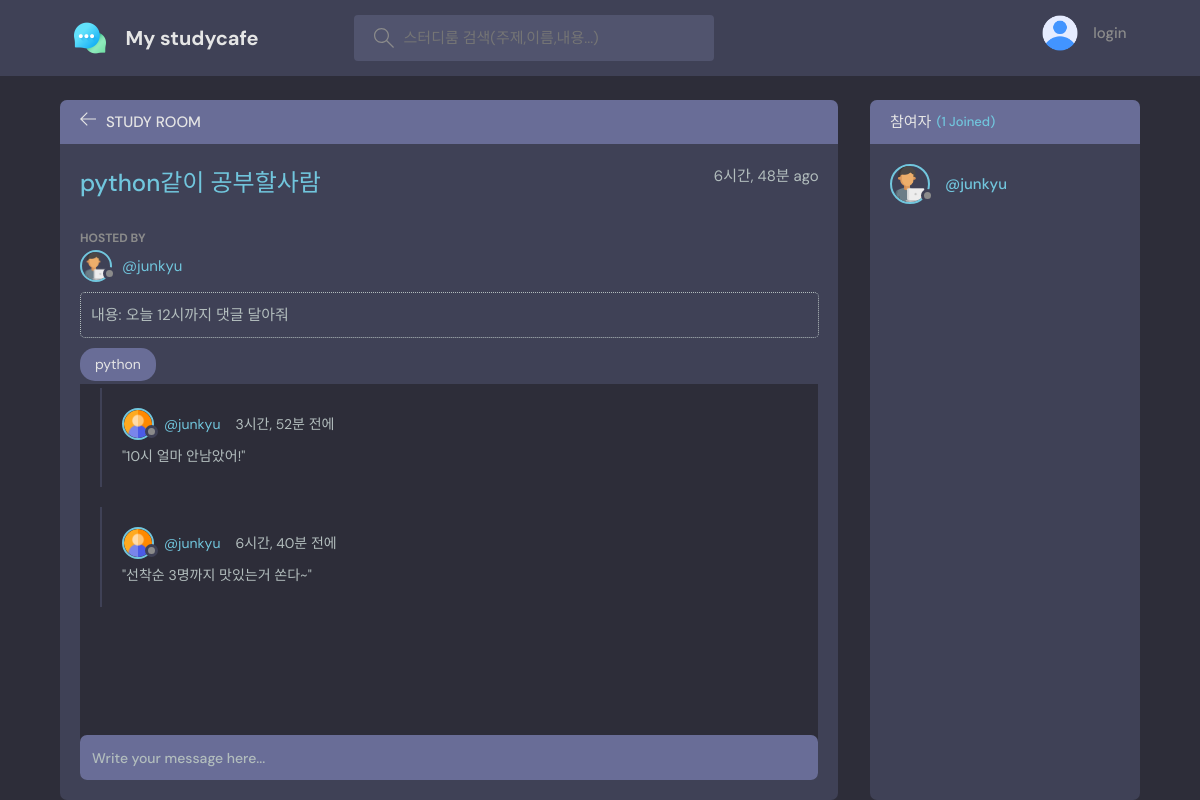
Page /room/52/ on the committed database.
### discord/models.py (models this page shows, shortened)
class Room(models.Model):
    host = models.ForeignKey(User, on_delete=models.SET_NULL, null=True)
    topic = models.ForeignKey(Topic, on_delete=models.SET_NULL, null=True)
    name = models.CharField(max_length=200)
    description = models.TextField(null=True, blank=True)
    participants = models.ManyToManyField(User, related_name='participants', blank=True)
    updated = models.DateTimeField(auto_now=True)
    created = models.DateTimeField(auto_now_add=True)
    class Meta:
        ordering = ['-created','-updated']

class Topic(models.Model):
    name = models.CharField(max_length=200)
    def __str__(self):
        return self.name

class Message(models.Model):
    user = models.ForeignKey(User, on_delete=models.CASCADE)
    room = models.ForeignKey(Room, on_delete=models.CASCADE)
    body = models.TextField()
    updated = models.DateTimeField(auto_now=True)
    created = models.DateTimeField(auto_now_add=True)
    class Meta:
        ordering = ['-created','-updated']

### discord/views.py (the view, shortened to what this page needs)
# urls.py: path('room/<str:pk>/', views.getRoom)
def room(request, pk):
    room = Room.objects.get(id=pk)
    room_messages = room.message_set.all()
    participants = room.participants.all()
    context = {'room':room, 'room_messages':room_messages,
               'participants':participants}
    return render(request, 'base/room.html', context)

### discord/templates/base/room.html (shortened to what this page needs)
{% extends 'main.html' %}
{% load static %}
{% block content %}
<main class="profile-page layout layout--2">
  <div class="container">
    <div class="room">
      <div class="room__top">
        <div class="room__topLeft">
          <a href="{% url 'home' %}">
            <svg version="1.1" xmlns="http://www.w3.org/2000/svg" width="32" height="32" viewBox="0 0 32 32">
              <title>arrow-left</title>
              <path
                d="M13.723 2.286l-13.723 13.714 13.719 13.714 1.616-1.611-10.96-10.96h27.625v-2.286h-27.625l10.965-10.965-1.616-1.607z">
              </path>
            </svg>
          </a>
          <h3>Study Room</h3>
        </div>
      </div>
      <div class="room__box scroll">
        <div class="room__header scroll">
          <div class="room__info">
            <h3>{{room.name}}</h3>
            <span>{{room.created|timesince}} ago</span>
          </div>
          <br>
          <div class="room__hosted">
            <p>Hosted By</p>
            <a href="{% url 'user-profile' room.host.id %}" class="room__author">
              <div class="avatar avatar--small">
                <img src="{% static 'images/programmer.png' %}" />
              </div>
              <span>@{{room.host.username}}</span>
            </a>
          </div>
          <div class="room__details" style="border: 1px dotted; border-radius: 5px; padding: 10px">
           내용: {{room.description}}
          </div>
          <span class="room__topics">{{room.topic}}</span>
        </div>
        <div class="room__conversation">
          <div class="threads scroll">
            {% for message in room_messages %}
            <div class="thread">
              <div class="thread__top">
                <div class="thread__author">
                  <a href="{% url 'user-profile' message.user.id %}" class="thread__authorInfo">
                    <div class="avatar avatar--small">
                      <img src="{% static 'images/user.png' %}" />
                    </div>
                    <span>@{{message.user.username}}</span>
                  </a>
                  <span class="thread__date">{{message.created|timesince}} 전에</span>
                </div>
              </div>
              <div class="thread__details">
                "{{message.body}}"
              </div>
            </div>
            {% endfor %}
          </div>
        </div>
      </div>
      <div class="room__message">
        <form action="" method="POST">
          <input name="body" placeholder="Write your message here..." />
        </form>
      </div>
    </div>
    <div class="participants">
      <h3 class="participants__top">참여자 <span>({{participants.count}} Joined)</span></h3>
      <div class="participants__list scroll">
        {% for user in participants %}
        <a href="{%  url 'user-profile' user.id %}" class="participant">
          <div class="avatar avatar--medium">
            <img src="{% static 'images/programmer.png' %}" />
          </div>
          <p>
            <span>@{{user.username}}</span>
          </p>
        </a>
        {% endfor %}
      </div>
    </div>
  </div>
</main>
{% endblock content %}

### rows in the picture
Room: name "python같이 공부할사람", created "6시간, 48분", host.username "junkyu", description "오늘 12시까지 댓글 달아줘", topic "python"
Message: user.username "junkyu", created "3시간, 52분", body "10시 얼마 안남았어!"
Message: user.username "junkyu", created "6시간, 40분", body "선착순 3명까지 맛있는거 쏜다~"

### other values in the picture
{{ participants.count }} "1"
{{ user.username }} "junkyu"
